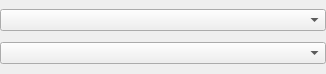
<?xml version="1.0" encoding="UTF-8"?>
<ui version="4.0">
 <class>Form</class>
 <widget class="QWidget" name="Form">
  <property name="geometry">
   <rect>
    <x>0</x>
    <y>0</y>
    <width>326</width>
    <height>74</height>
   </rect>
  </property>
  <property name="windowTitle">
   <string>Form</string>
  </property>
  <layout class="QHBoxLayout" name="horizontalLayout">
   <property name="spacing">
    <number>2</number>
   </property>
   <property name="leftMargin">
    <number>0</number>
   </property>
   <property name="topMargin">
    <number>0</number>
   </property>
   <property name="rightMargin">
    <number>0</number>
   </property>
   <property name="bottomMargin">
    <number>0</number>
   </property>
   <item>
    <layout class="QVBoxLayout" name="verticalLayout_1">
     <item>
      <widget class="QComboBox" name="cbFilter"/>
     </item>
     <item>
      <widget class="QComboBox" name="cbValue"/>
     </item>
    </layout>
   </item>
  </layout>
 </widget>
 <resources/>
 <connections/>
</ui>
